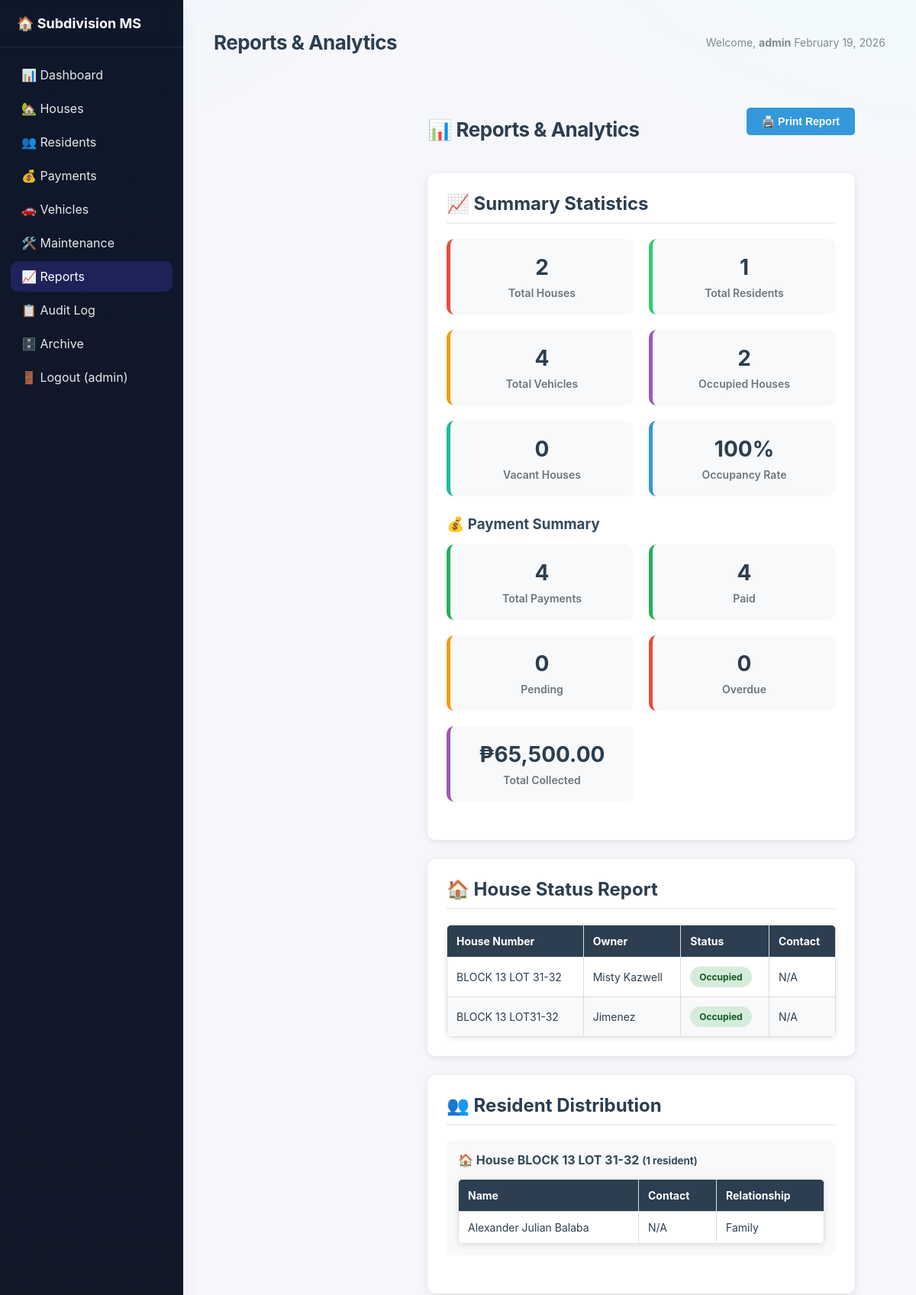
Before: /reports.php (signed in, upper part) with the older database file.
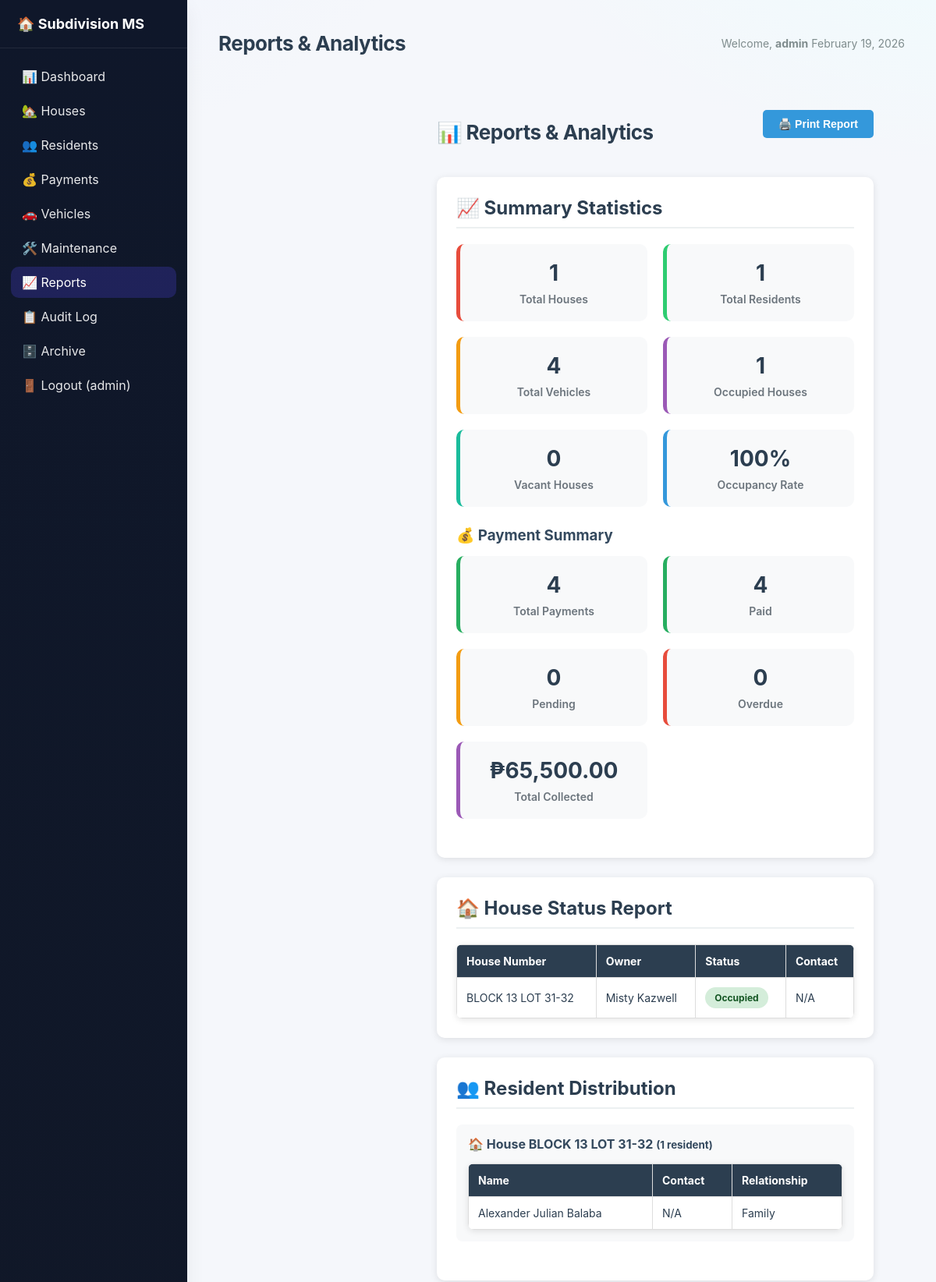
After: the same page with the newer database file.
### tables this page shows
CREATE TABLE `houses` (
  `id` int(11) NOT NULL,
  `house_number` varchar(100) NOT NULL,
  `owner_name` varchar(150) NOT NULL,
  `contact_number` varchar(20) DEFAULT NULL,
  `status` enum('Occupied','Vacant') NOT NULL DEFAULT 'Occupied',
  `is_deleted` tinyint(1) NOT NULL DEFAULT 0,
  `created_at` datetime DEFAULT current_timestamp(),
  `updated_at` datetime DEFAULT NULL,
  `deleted_at` datetime DEFAULT NULL
);

CREATE TABLE `residents` (
  `id` int(11) NOT NULL,
  `name` varchar(150) NOT NULL,
  `contact_number` varchar(20) DEFAULT NULL,
  `phone` varchar(20) DEFAULT NULL,
  `house_id` int(11) NOT NULL,
  `relationship` enum('Owner','Family','Tenant') NOT NULL,
  `date_of_birth` date DEFAULT NULL,
  `is_primary` tinyint(1) NOT NULL DEFAULT 0,
  `is_deleted` tinyint(1) NOT NULL DEFAULT 0,
  `created_at` datetime DEFAULT current_timestamp(),
  `updated_at` datetime DEFAULT NULL,
  `deleted_at` datetime DEFAULT NULL
);

### reports.php (the view, shortened to what the changed rows need)
<?php
$database = new Database();
$db = $database->getConnection();
$houses = [];
$residents = [];
try {
    $query = "SELECT * FROM houses WHERE is_deleted = 0 ORDER BY house_number";
    $stmt = $db->prepare($query);
    $stmt->execute();
    $houses = $stmt->fetchAll(PDO::FETCH_ASSOC);
    $query = "SELECT r.*, h.house_number
              FROM residents r
              LEFT JOIN houses h ON r.house_id = h.id
              WHERE r.is_deleted = 0
              ORDER BY h.house_number";
    $stmt = $db->prepare($query);
    $stmt->execute();
    $residents = $stmt->fetchAll(PDO::FETCH_ASSOC);
} catch(PDOException $exception) {
    $error = "Error loading data: " . $exception->getMessage();
}
$total_houses = count($houses);
$occupied_houses = 0;
$vacant_houses = 0;
foreach ($houses as $house) {
    if ($house['status'] === 'Occupied') {
        $occupied_houses++;
    } else {
        $vacant_houses++;
    }
}
$residents_by_house = [];
foreach ($residents as $resident) {
    $house_num = $resident['house_number'];
    if (!isset($residents_by_house[$house_num])) {
        $residents_by_house[$house_num] = [];
    }
    $residents_by_house[$house_num][] = $resident;
}
?>
<!DOCTYPE html>
<html lang="en">
<head>
    <link rel="stylesheet" href="assets/css/style.css">
</head>
<body>
    <div class="container">
        <?php include("includes/header.php"); ?>
        <div class="main-content">
            <div class="page-header">
                <h1>📊 Reports & Analytics</h1>
            </div>
            <div class="report-section">
                <h2 class="report-title">📈 Summary Statistics</h2>
                <div class="stats-grid">
                    <div class="stat-card" style="border-left-color: #e74c3c;">
                        <div class="stat-number"><?php echo $total_houses; ?></div>
                        <div class="stat-label">Total Houses</div>
                    </div>
                    <div class="stat-card" style="border-left-color: #9b59b6;">
                        <div class="stat-number"><?php echo $occupied_houses; ?></div>
                        <div class="stat-label">Occupied Houses</div>
                    </div>
                </div>
            </div>
            <div class="report-section">
                <h2 class="report-title">🏠 House Status Report</h2>
                <table class="house-table">
                    <thead>
                        <tr>
                            <th>House Number</th>
                            <th>Owner</th>
                            <th>Status</th>
                            <th>Contact</th>
                        </tr>
                    </thead>
                    <tbody>
                        <?php if (!empty($houses)): ?>
                            <?php foreach ($houses as $house): ?>
                                <tr>
                                    <td><?php echo htmlspecialchars($house['house_number']); ?></td>
                                    <td><?php echo htmlspecialchars($house['owner_name']); ?></td>
                                    <td>
                                        <span class="status-badge <?php echo strtolower($house['status']); ?>">
                                            <?php echo $house['status']; ?>
                                        </span>
                                    </td>
                                    <td><?php echo htmlspecialchars($house['contact_number'] ?? 'N/A'); ?></td>
                                </tr>
                            <?php endforeach; ?>
                        <?php else: ?>
                            <tr><td colspan="4" style="text-align:center; padding: 20px;">No houses data available.</td></tr>
                        <?php endif; ?>
                    </tbody>
                </table>
            </div>
            <div class="report-section">
                <h2 class="report-title">👥 Resident Distribution</h2>
                <?php if (!empty($residents_by_house)): ?>
                    <?php foreach ($residents_by_house as $house_num => $house_residents): ?>
                        <div class="house-section">
                            <h4 class="section-title">🏠 House <?php echo htmlspecialchars($house_num); ?>
                                <small>(<?php echo count($house_residents); ?> resident<?php echo count($house_residents) !== 1 ? 's' : ''; ?>)</small>
                            </h4>
                            <table class="resident-table">
                                <thead>
                                    <tr>
                                        <th>Name</th>
                                        <th>Contact</th>
                                        <th>Relationship</th>
                                    </tr>
                                </thead>
                                <tbody>
                                    <?php foreach ($house_residents as $resident): ?>
                                        <tr>
                                            <td><?php echo htmlspecialchars($resident['full_name'] ?? $resident['name'] ?? 'N/A'); ?></td>
                                            <td><?php echo htmlspecialchars($resident['contact_number'] ?? 'N/A'); ?></td>
                                            <td><?php echo htmlspecialchars($resident['relationship'] ?? 'N/A'); ?></td>
                                        </tr>
                                    <?php endforeach; ?>
                                </tbody>
                            </table>
                        </div>
                    <?php endforeach; ?>
                <?php else: ?>
                    <p style="text-align: center; color: #7f8c8d; padding: 20px;">No residents data available.</p>
                <?php endif; ?>
            </div>
        </div>
    </div>
    <?php include("includes/footer.php"); ?>
</body>
</html>

Changed rows visible on the page:
removed houses: house_number "BLOCK 13 LOT31-32", owner_name "Jimenez", status "Occupied", contact_number "N/A"
Other visible differences:
$total_houses: "2" → "1"
$occupied_houses: "2" → "1"
